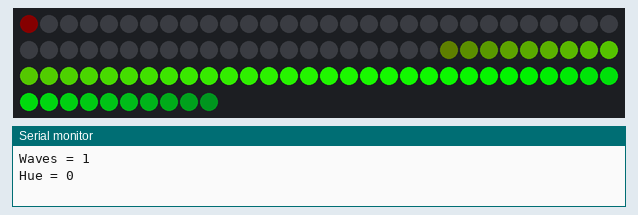
This sketch was run on a simulated Arduino Uno, built with avr-gcc and run on an emulated ATmega328P. On the bench: 100 RGB LEDs in strip order, left to right, continuing on the next row, the last lines printed to the serial monitor.

Above: at 0.9 s.
At 5.5 s:
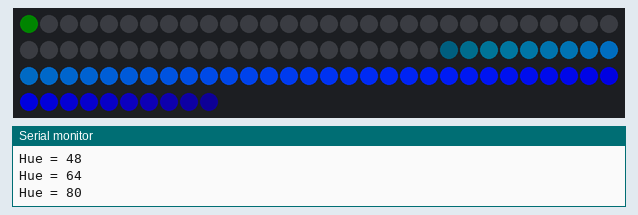
At 10.2 s:
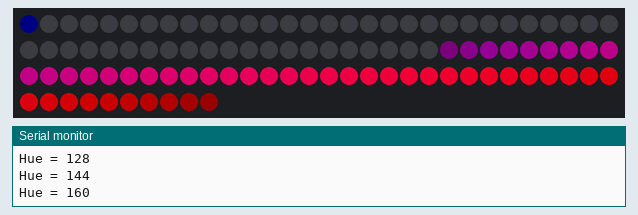
At 19.5 s:
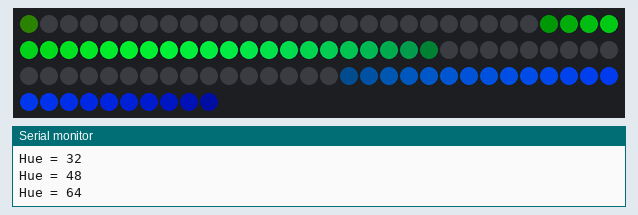
At 28.8 s:
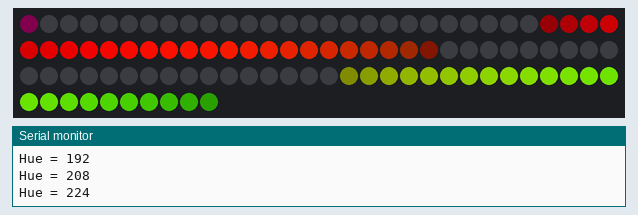
At 39.0 s:
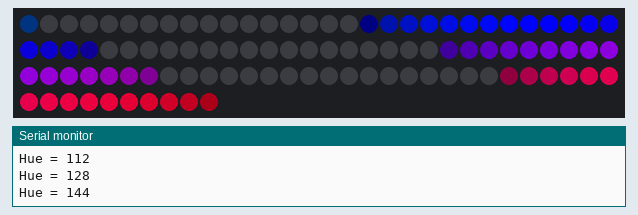

The sketch:

final.ino
```cpp
#include <Adafruit_NeoPixel.h>
#ifdef __AVR__
#include <avr/power.h>
#endif

#include <math.h>

#define PIN 6
#define EVERY_NTH 1
// #define NB_LED 180
// #define NB_LED 90
/* #define NB_LED 144 */
#define NB_LED 100
#define BRIGHTNESS 1

// Parameter 1 = number of pixels in strip
// Parameter 2 = Arduino pin number (most are valid)
// Parameter 3 = pixel type flags, add together as needed:
//   NEO_KHZ800  800 KHz bitstream (most NeoPixel products w/WS2812 LEDs)
//   NEO_KHZ400  400 KHz (classic 'v1' (not v2) FLORA pixels, WS2811 drivers)
//   NEO_GRB     Pixels are wired for GRB bitstream (most NeoPixel products)
//   NEO_RGB     Pixels are wired for RGB bitstream (v1 FLORA pixels, not v2)
Adafruit_NeoPixel strip = Adafruit_NeoPixel(NB_LED, PIN, NEO_GRB + NEO_KHZ800);

// IMPORTANT: To reduce NeoPixel burnout risk, add 1000 uF capacitor across
// pixel power leads, add 300 - 500 Ohm resistor on first pixel's data input
// and minimize distance between Arduino and first pixel.  Avoid connecting
// on a live circuit...if you must, connect GND first.

// Input a value 0 to 255 to get a color value.
// The colours are a transition r - g - b - back to r.
uint32_t Wheel(byte WheelPos) {
  WheelPos = 255 - WheelPos;
  if(WheelPos < 85) {
    return strip.Color(BRIGHTNESS * (255 - WheelPos * 3), 0, BRIGHTNESS * WheelPos * 3);
  }
  if(WheelPos < 170) {
    WheelPos -= 85;
    return strip.Color(0, BRIGHTNESS * WheelPos * 3, BRIGHTNESS * (255 - WheelPos * 3));
  }
  WheelPos -= 170;
  return strip.Color(BRIGHTNESS * WheelPos * 3, BRIGHTNESS * (255 - WheelPos * 3), 0);
}


// Slightly different, this makes the rainbow equally distributed throughout
void rainbowCycle(uint8_t wait) {
  uint16_t i, j;

  for(j=0; j<256*5; j++) { // 5 cycles of all colors on wheel
    for(i=0; i< strip.numPixels(); i++) {
      strip.setPixelColor(i, Wheel(((i * 256 / strip.numPixels()) + j) & 255));
    }
    strip.show();
    delay(wait);
  }
}

uint32_t my_color(byte colorWheelPos, float d)
{
  uint32_t c1;

  colorWheelPos = 255 - colorWheelPos;
  if(colorWheelPos < 85) {
    c1 = strip.Color(d * (255 - colorWheelPos * 3), 0, d * colorWheelPos * 3);
  } else if(colorWheelPos < 170) {
    colorWheelPos -= 85;
    c1 = strip.Color(0, d * (colorWheelPos * 3), d * (255 - colorWheelPos * 3));
  } else {
    colorWheelPos -= 170;
    c1 = strip.Color(d * (colorWheelPos * 3), d * (255 - colorWheelPos * 3), 0);
  }

  // c1 = strip.Color(d * 255, 0, 0);

  return c1;
}

float angle = 0;

void okapi(float speed, byte colorWheelPos, float n_waves, float sin_offset, float divisor, int every_nth) {
  uint16_t i, j;
  uint32_t c1, c2;

  // // c1 = strip.Color();
  // c1 = 0x00001000;
  // c2 = 0x00800000;
  double d;

  Serial.print("Hue = ");
  Serial.println(colorWheelPos);

  for (angle=-PI; angle<PI; angle += 1 / speed) {
    for(i=0; i< strip.numPixels(); i++) {


      d = (sin(i * 2 * n_waves * PI / strip.numPixels() + angle) + sin_offset) / divisor;
      if (d < 0) {
        d = 0;
      }
      if (d > 1) {
        d = 1;
      }

      if (i % every_nth) {
        c1 = 0;
      } else {
        // c1 = strip.Color(d * 255, d * 255, d * 255);
        c1 = my_color(colorWheelPos+i, d);
        // c1 = 0x000000ff;
      }

      strip.setPixelColor(i, c1);
    }
    strip.show();
  }

  // for(i=0; i< strip.numPixels(); i++) {
  //   for(j=0; j< strip.numPixels(); j++) {
  //     strip.setPixelColor(j, j == i ? c2 : c1);
  //   }
  //   strip.show();
  //   delay(wait);
  // }
  // // delay(wait);
}

void setup() {
  // This is for Trinket 5V 16MHz, you can remove these three lines if you are not using a Trinket
#if defined (__AVR_ATtiny85__)
  if (F_CPU == 16000000) clock_prescale_set(clock_div_1);
#endif
  // End of trinket special code

  Serial.begin(115200);

  strip.begin();
  strip.show(); // Initialize all pixels to 'off'
}

void loop() {
  // rainbowCycle(20);
  int hue = 0;
  int i;

  for (int i = 1; i < strip.numPixels(); i++) {
    Serial.print("Waves = ");
    Serial.println(i);

    for (hue = 0; hue < 256; hue += 16) {
      okapi(4, hue,
             i, // n_wave
          0, // sin_offset
          1, // divisor
          1 // every_nth
      );
      delay(100);
    }
  }
  delay(3000);
  // delay(7000);
  // okapi(1);
}
```
